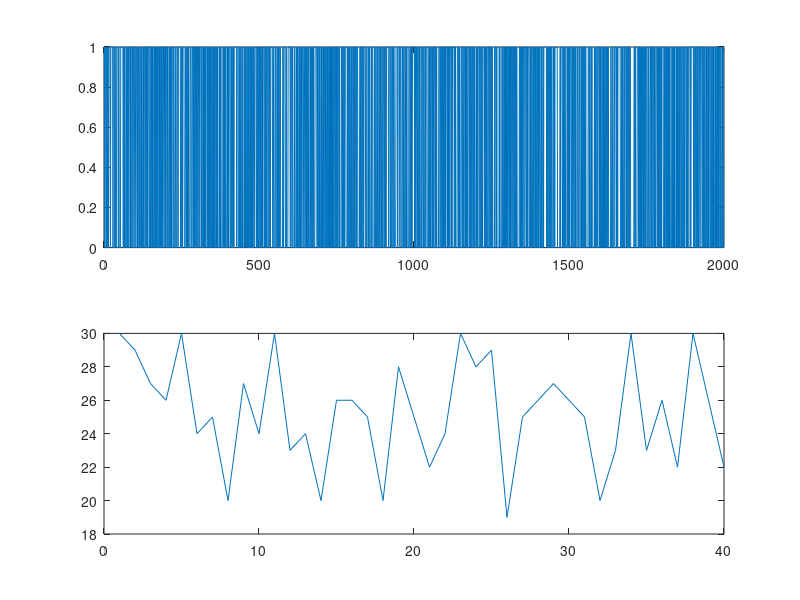

Reproduce this figure in MATLAB.
clc
clear all
%close all
format short

% slotovanie

count = 2000;
probability = 0.5;
slotSize = 50;

a = zeros(1, count);

for i = 1:count
    if (rand() < probability) 
        a(i) = 1;
    end
end

subplot(2,1,1)
plot(a);

b = zeros(1, count/slotSize);
index = 1;
for j = 1 : slotSize : count
    s = 0;
    for k = j : (j+slotSize-1)
        s = s + a(k);
    end
    b(index) = s;
    index = index + 1;
end

subplot(2,1,2);
plot(b);


% %on/off - stav 0 a 1
% count = 1000;
% probability = 0.5; % pravdepodobnost ze zacinam v stave 1
% alfa = 0.2; %z nuly do jednotky
% beta = 0.8; %z jednotky do nuly
% data = zeros(1, count);
% probabilities = zeros(1, count);
% 
% if rand() < probability 
%     data(1) = 0;
% else
%     data(1) = 1;
% end
% 
% for i = 2:count
%     if data(i-1) == 0
%         %ak som v nule
%         if rand() < alfa 
%             %preskocim do jednotky
%             data(i) = 1;
%         else
%             %inak ostavam v nule
%             data(i) = 0;
%         end
%     else
%         %ak som v jednotke
%         if rand() < beta
%             %preskocim do nuly
%             data(i) = 0;
%         else
%             %inak ostavam v jednotke
%             data(i) = 1;
%         end
%     end
% end
% 
% 
% for time = 1 : count
%     sum = 0;
%     for i = 1 : time
%         if data(i) == 1
%             sum = sum + 1;
%         end
%     end
%     %fprintf('do casu %d bolo %d jednotiek\n', time, sum);
%     probabilities(time) = sum / time;
% end
% 
% t = linspace(1, count, count);
% %plot(t,data,0,-0.1,2,1.1)
% subplot(2,1,1);
% plot(data);
% subplot(2,1,2);
% plot(t, probabilities, t, 1-probabilities);
% 
% %matica prechodov
%  A = [0.3 0.7; 0.2 0.8];
%  p = [0, 1];
%  p = p*A;
%  p = p*A;
%  p = p*A;
%  p = p*A;
%  p = p*A;
%  p = p*A;
%  disp(p)
% %alebo
% disp(A^10)


